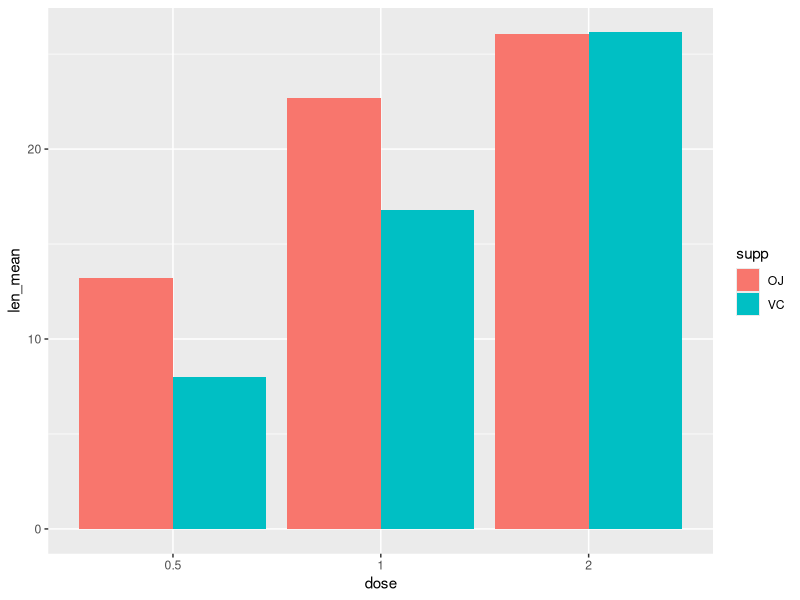
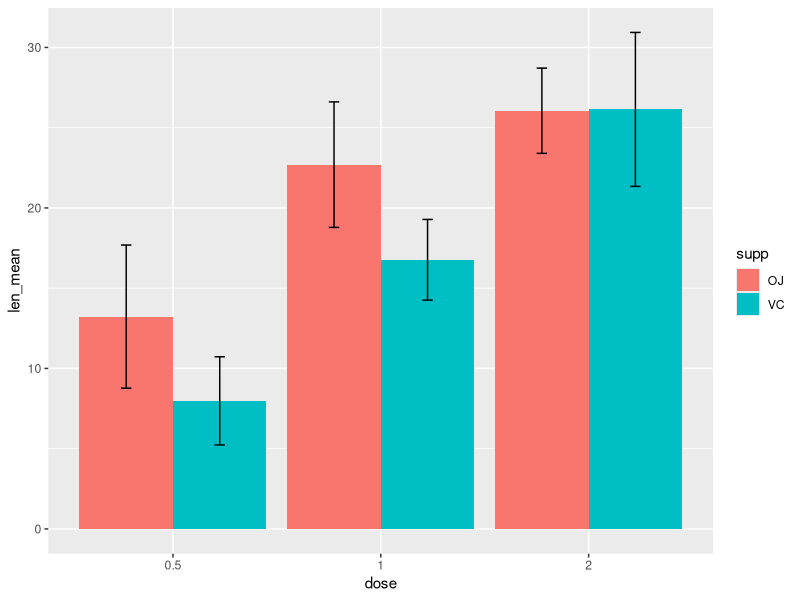
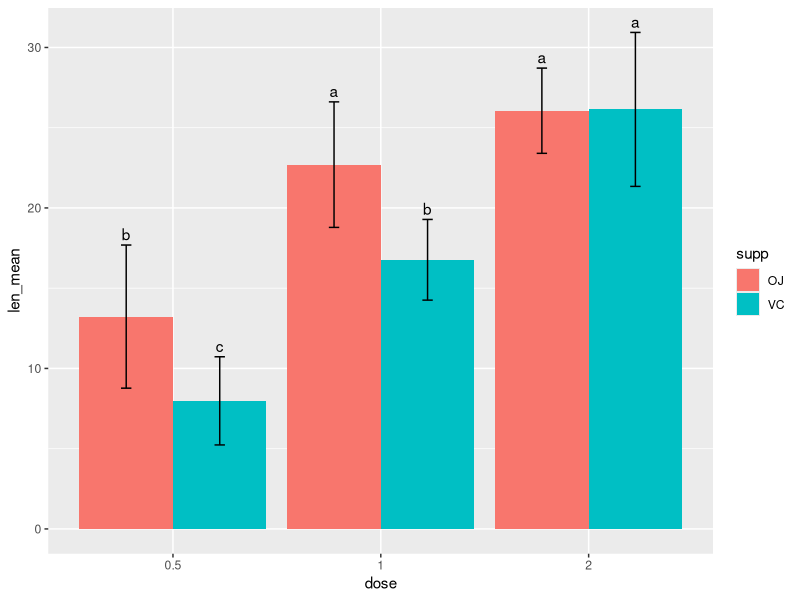
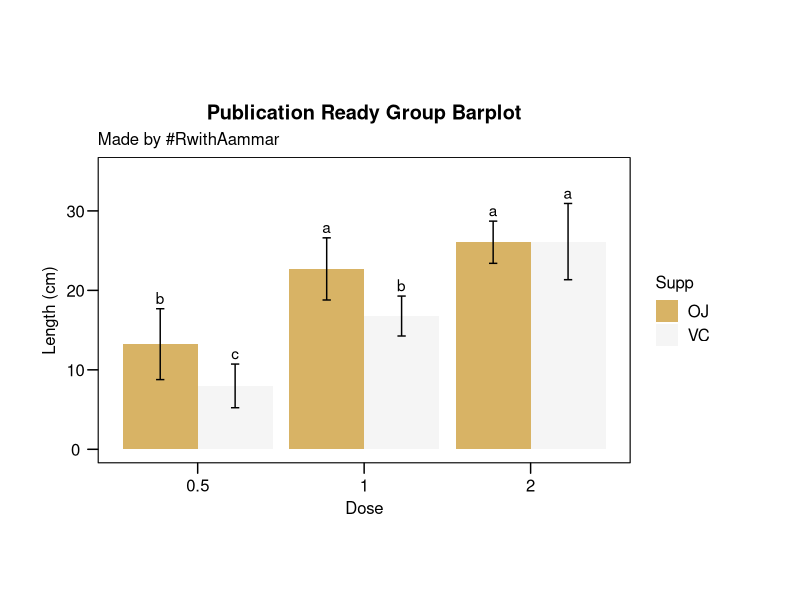
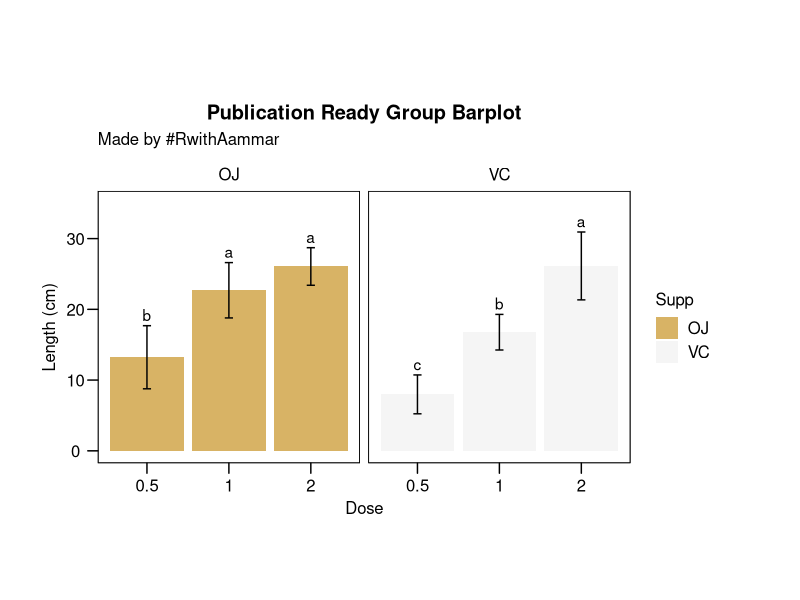
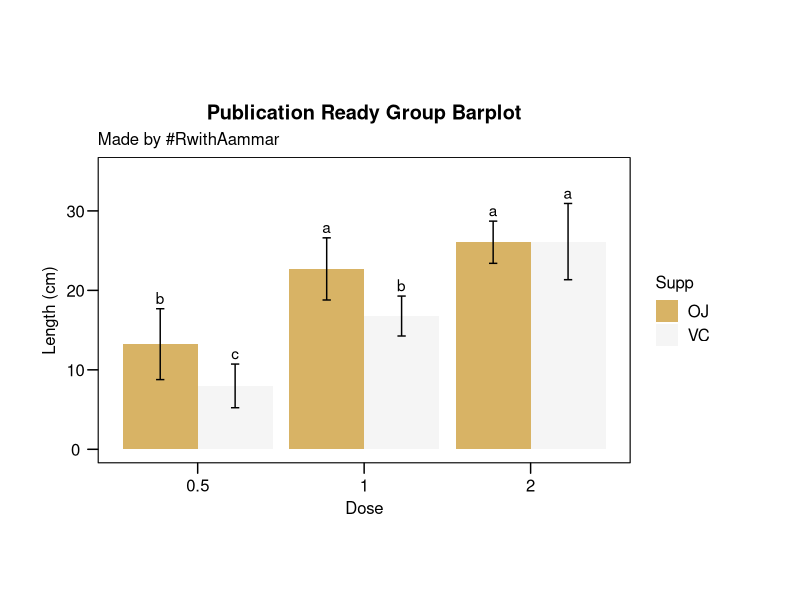
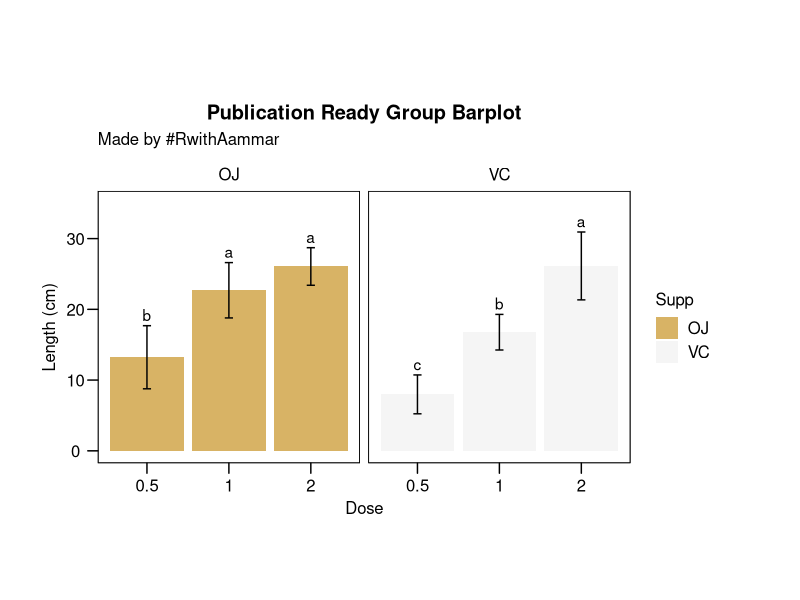

Write the R code that produced these figures, in order.
## ---- chunk 1
library(ggplot2)
library(ggthemes)
library(multcompView)
library(dplyr)
library(stats) 
## ---- chunk 2
data2 <- ToothGrowth
data2$dose = as.factor(data2$dose)

## ---- chunk 3
anova <- aov(len ~ supp*dose, data = data2) #two way anova
summary(anova) #represents ANOVA
## ---- chunk 4
tukey <- TukeyHSD(anova)
tukey
## ---- chunk 5
# compact letter display
group_lettering <- multcompLetters4(anova, tukey) #
group_lettering
group_lettering2 <- data.frame(group_lettering$`supp:dose`$Letters)
group_lettering2
## ---- chunk 6
mean_data2 <- data2 %>% 
  group_by(supp, dose) %>% 
  summarise(len_mean=mean(len), sd = sd(len)) %>% #to calculate mean and SD
  arrange(desc(len_mean)) #to arange in descending order
tibble(mean_data2)
mean_data2$group_lettering <- group_lettering2$group_lettering..supp.dose..Letters
## ---- chunk 7
ggplot(mean_data2, aes(x = dose, y = len_mean,group=supp))  +
  geom_bar(position=position_dodge(0.9),stat = "identity", aes(fill = supp), 
           show.legend = TRUE)
## ---- chunk 8
ggplot(mean_data2, aes(x = dose, y = len_mean,group=supp))  +
  geom_bar(position=position_dodge(0.9),stat = "identity", aes(fill = supp), show.legend = TRUE) + #barplot
  geom_errorbar(aes(ymin = len_mean-sd, ymax=len_mean+sd),width = 0.1, position=position_dodge(0.9))
## ---- chunk 9
ggplot(mean_data2, aes(x = dose, y = len_mean,group=supp))+
  geom_bar(position=position_dodge(0.9),stat = "identity", aes(fill = supp), show.legend = TRUE) + #barplot
  geom_errorbar(aes(ymin = len_mean-sd, ymax=len_mean+sd),width = 0.1, position=position_dodge(0.9)) + 
  geom_text(aes(label = group_lettering, y = len_mean + sd), vjust=-0.4, position=position_dodge(0.9)) #add letters
## ---- chunk 10
#grouped barplot
p1 <- ggplot(mean_data2, aes(x = dose, y = len_mean,group=supp))  +
  geom_bar(position=position_dodge(0.9),stat = "identity", aes(fill = supp), show.legend = TRUE) + #barplot
  geom_errorbar(aes(ymin = len_mean-sd, ymax=len_mean+sd),width = 0.1, position=position_dodge(0.9)) + 
  geom_text(aes(label = group_lettering, y = len_mean + sd), vjust=-0.4, position=position_dodge(0.9)) + #add letters
  scale_fill_brewer(palette = "BrBG", direction = 1) + #theme setting
  labs(#this will add labels 
    x = "Dose",
    y = "Length (cm)",
    title = "Publication Ready Group Barplot",
    subtitle = "Made by #RwithAammar",
    fill = "Supp"
  ) +
  #facet_wrap(~supp)+
  ylim(0,35)+ #change your yaxis limits based on the letters
  ggthemes::theme_par(); p1
## ---- chunk 11
p2 <- ggplot(mean_data2, aes(x = dose, y = len_mean,group=supp))  +
  geom_bar(position=position_dodge(0.9),stat = "identity", aes(fill = supp), show.legend = TRUE) + #barplot
  geom_errorbar(aes(ymin = len_mean-sd, ymax=len_mean+sd),width = 0.1, position=position_dodge(0.9)) + 
  geom_text(aes(label = group_lettering, y = len_mean + sd), vjust=-0.4, position=position_dodge(0.9)) + #add letters
  scale_fill_brewer(palette = "BrBG", direction = 1) + #theme setting
  labs(#this will add labels 
    x = "Dose",
    y = "Length (cm)",
    title = "Publication Ready Group Barplot",
    subtitle = "Made by #RwithAammar",
    fill = "Supp"
  ) +
  facet_wrap(~supp)+
  ylim(0,35)+ #change your yaxis limits based on the letters
  ggthemes::theme_par(); p2
## ---- chunk 12
tiff('Barplot_G1.tiff', units="in", width=10, height=6, res=300, compression = 'lzw')
p1
dev.off()
## ---- chunk 13
tiff('Barplot_G2.tiff', units="in", width=10, height=6, res=300, compression = 'lzw')
p2
dev.off()
